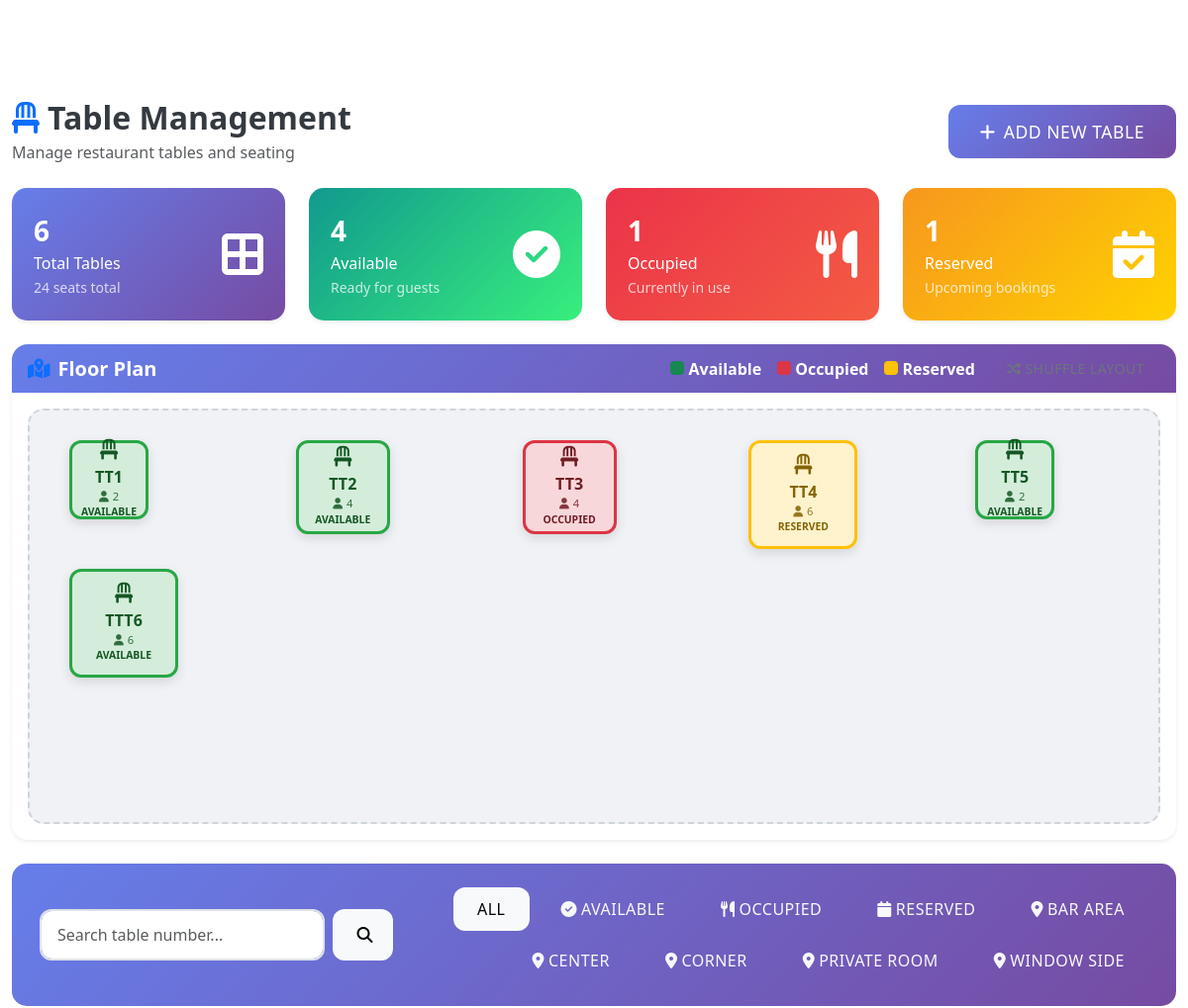
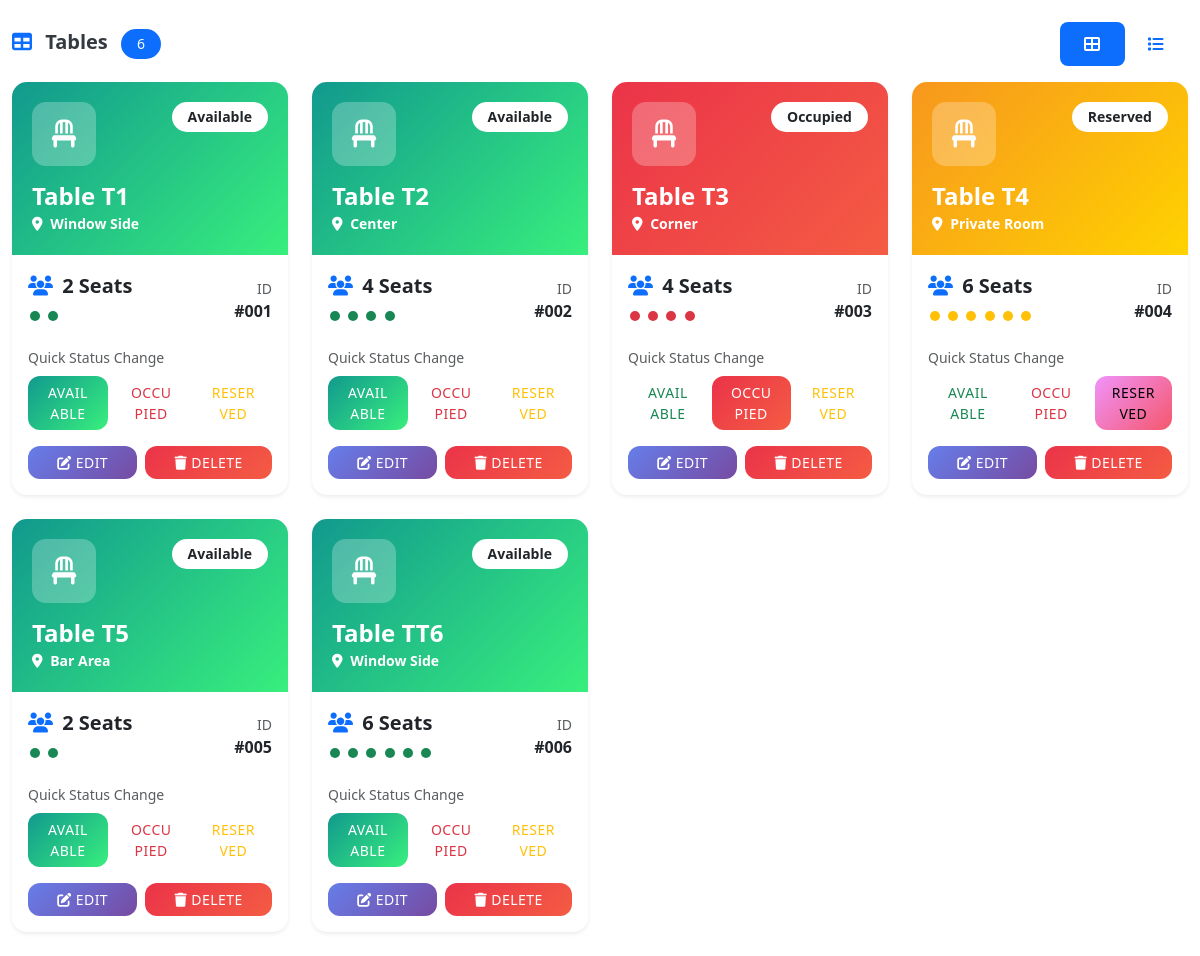
The page /admin/table_management.php (signed in) on the database its author committed (2 pictures, top to bottom).
### tables this page shows
CREATE TABLE `restaurant_tables` (
  `table_id` int(11) NOT NULL,
  `table_number` varchar(10) NOT NULL,
  `seating_capacity` int(11) NOT NULL,
  `status` enum('available','occupied','reserved') DEFAULT 'available',
  `location` varchar(50) DEFAULT NULL
);

### admin/table_management.php (the view, shortened to what this page needs)
<?php
try {
    $database = new Database();
    $db       = $database->connect();
    $filter_status   = $_GET['status']   ?? 'all';
    $filter_location = $_GET['location'] ?? 'all';
    $search_query    = $_GET['search']   ?? '';
    $query = "SELECT * FROM restaurant_tables WHERE 1=1";
    $query .= " ORDER BY table_number";
    $stmt = $db->prepare($query);
    $stmt->execute();
    $tables = $stmt->fetchAll(PDO::FETCH_ASSOC);
    $stats = $db->query(
        "SELECT
            COUNT(*) as total,
            SUM(CASE WHEN status='available' THEN 1 ELSE 0 END) as available,
            SUM(CASE WHEN status='occupied'  THEN 1 ELSE 0 END) as occupied,
            SUM(CASE WHEN status='reserved'  THEN 1 ELSE 0 END) as reserved,
            SUM(seating_capacity) as total_seats
         FROM restaurant_tables"
    )->fetch(PDO::FETCH_ASSOC);
    $locations = $db->query(
        "SELECT DISTINCT location FROM restaurant_tables WHERE location != '' ORDER BY location"
    )->fetchAll(PDO::FETCH_COLUMN);
} catch (PDOException $e) {
    $error_message = 'Database error: ' . $e->getMessage();
    $tables = $all_tables = [];
    $stats = ['total'=>0,'available'=>0,'occupied'=>0,'reserved'=>0,'total_seats'=>0];
    $locations = [];
}
?>
<!DOCTYPE html>
<html lang="en">
<head>
    <link href="https://cdn.jsdelivr.net/npm/bootstrap@5.3.0/dist/css/bootstrap.min.css" rel="stylesheet">
    <link rel="stylesheet" href="https://cdnjs.cloudflare.com/ajax/libs/font-awesome/6.4.0/css/all.min.css">
    <link rel="stylesheet" href="../assets/css/style.css">
</head>
<body>
<div class="container-fluid py-4">
    <div class="d-flex justify-content-between align-items-center mb-4">
        <div>
            <h2 class="mb-1">
                <i class="fas fa-chair text-primary me-2"></i>Table Management
            </h2>
            <p class="text-muted mb-0">Manage restaurant tables and seating</p>
        </div>
        <button class="btn btn-primary btn-lg" data-bs-toggle="modal" data-bs-target="#addTableModal">
            <i class="fas fa-plus me-2"></i>Add New Table
        </button>
    </div>
    <div class="row g-4 mb-4">
        <div class="col-lg-3 col-md-6">
            <div class="card stat-card shadow-sm text-white" style="background:linear-gradient(135deg,#667eea,#764ba2)">
                <div class="d-flex justify-content-between align-items-center">
                    <div>
                        <div class="fs-3 fw-bold"><?php echo $stats['total']; ?></div>
                        <div class="opacity-90">Total Tables</div>
                        <small class="opacity-75"><?php echo $stats['total_seats']; ?> seats total</small>
                    </div>
                    <i class="fas fa-border-all fa-3x opacity-40"></i>
                </div>
            </div>
        </div>
        <div class="col-lg-3 col-md-6">
            <div class="card stat-card shadow-sm text-white" style="background:linear-gradient(135deg,#11998e,#38ef7d)">
                <div class="d-flex justify-content-between align-items-center">
                    <div>
                        <div class="fs-3 fw-bold"><?php echo $stats['available']; ?></div>
                        <div class="opacity-90">Available</div>
                        <small class="opacity-75">Ready for guests</small>
                    </div>
                    <i class="fas fa-check-circle fa-3x opacity-40"></i>
                </div>
            </div>
        </div>
        <div class="col-lg-3 col-md-6">
            <div class="card stat-card shadow-sm text-white" style="background:linear-gradient(135deg,#eb3349,#f45c43)">
                <div class="d-flex justify-content-between align-items-center">
                    <div>
                        <div class="fs-3 fw-bold"><?php echo $stats['occupied']; ?></div>
                        <div class="opacity-90">Occupied</div>
                        <small class="opacity-75">Currently in use</small>
                    </div>
                    <i class="fas fa-utensils fa-3x opacity-40"></i>
                </div>
            </div>
        </div>
        <div class="col-lg-3 col-md-6">
            <div class="card stat-card shadow-sm text-white" style="background:linear-gradient(135deg,#f7971e,#ffd200)">
                <div class="d-flex justify-content-between align-items-center">
                    <div>
                        <div class="fs-3 fw-bold"><?php echo $stats['reserved']; ?></div>
                        <div class="opacity-90">Reserved</div>
                        <small class="opacity-75">Upcoming bookings</small>
                    </div>
                    <i class="fas fa-calendar-check fa-3x opacity-40"></i>
                </div>
            </div>
        </div>
    </div>
    <div class="card shadow-sm mb-4">
        <div class="card-header bg-white d-flex justify-content-between align-items-center">
            <h5 class="mb-0"><i class="fas fa-map-marked-alt text-primary me-2"></i>Floor Plan</h5>
            <div class="d-flex gap-3 align-items-center">
                <span><span class="legend-dot bg-success me-1"></span>Available</span>
                <span><span class="legend-dot bg-danger me-1"></span>Occupied</span>
                <span><span class="legend-dot bg-warning me-1"></span>Reserved</span>
                <button class="btn btn-sm btn-outline-secondary" onclick="randomizeFloor()">
                    <i class="fas fa-random me-1"></i>Shuffle Layout
                </button>
            </div>
        </div>
        <div class="card-body">
            <div id="floorPlan"></div>
        </div>
    </div>
    <div class="filter-bar mb-4">
        <div class="row align-items-center">
            <div class="col-md-4 mb-3 mb-md-0">
                <form method="GET" class="d-flex">
                    <input type="text" name="search" class="form-control me-2"
                           placeholder="Search table number..."
                           value="<?php echo htmlspecialchars($search_query); ?>">
                    <button type="submit" class="btn btn-light">
                        <i class="fas fa-search"></i>
                    </button>
                </form>
            </div>
            <div class="col-md-8">
                <div class="d-flex gap-2 flex-wrap justify-content-md-end">
                    <a href="?" class="btn <?php echo ($filter_status=='all' && $filter_location=='all') ? 'btn-light' : 'btn-outline-light'; ?>">All</a>
                    <a href="?status=available" class="btn <?php echo $filter_status=='available' ? 'btn-light' : 'btn-outline-light'; ?>"><i class="fas fa-check-circle me-1"></i>Available</a>
                    <a href="?status=occupied"  class="btn <?php echo $filter_status=='occupied'  ? 'btn-light' : 'btn-outline-light'; ?>"><i class="fas fa-utensils me-1"></i>Occupied</a>
                    <a href="?status=reserved"  class="btn <?php echo $filter_status=='reserved'  ? 'btn-light' : 'btn-outline-light'; ?>"><i class="fas fa-calendar me-1"></i>Reserved</a>
                    <?php foreach($locations as $loc): ?>
                    <a href="?location=<?php echo urlencode($loc); ?>"
                       class="btn <?php echo $filter_location==$loc ? 'btn-light' : 'btn-outline-light'; ?>">
                        <i class="fas fa-map-marker-alt me-1"></i><?php echo htmlspecialchars($loc); ?>
                    </a>
                    <?php endforeach; ?>
                </div>
            </div>
        </div>
    </div>
    <div class="d-flex justify-content-between align-items-center mb-3">
        <h5 class="mb-0">
            <i class="fas fa-table text-primary me-2"></i>
            Tables
            <span class="badge bg-primary ms-2"><?php echo count($tables); ?></span>
        </h5>
        <div class="view-toggle btn-group">
            <button class="btn btn-outline-primary active" id="btnGrid" onclick="setView('grid')">
                <i class="fas fa-th-large"></i>
            </button>
            <button class="btn btn-outline-primary" id="btnList" onclick="setView('list')">
                <i class="fas fa-list"></i>
            </button>
        </div>
    </div>
    <div id="gridView">
        <div class="row g-4">
        <?php if (!empty($tables)): ?>
            <?php foreach($tables as $t):
                $grad = $t['status']=='available'
                    ? 'linear-gradient(135deg,#11998e,#38ef7d)'
                    : ($t['status']=='occupied'
                        ? 'linear-gradient(135deg,#eb3349,#f45c43)'
                        : 'linear-gradient(135deg,#f7971e,#ffd200)');
            ?>
            <div class="col-xl-3 col-lg-4 col-md-6">
                <div class="card table-card shadow-sm">
                    <div class="card-header text-white" style="background:<?php echo $grad; ?>">
                        <div class="d-flex justify-content-between align-items-start">
                            <div class="table-icon">
                                <i class="fas fa-chair"></i>
                            </div>
                            <span class="badge bg-white text-dark px-3 py-2 rounded-pill fw-semibold">
                                <?php echo ucfirst($t['status']); ?>
                            </span>
                        </div>
                        <h4 class="mt-3 mb-0 fw-bold">Table <?php echo htmlspecialchars($t['table_number']); ?></h4>
                        <small class="opacity-90">
                            <i class="fas fa-map-marker-alt me-1"></i>
                            <?php echo htmlspecialchars($t['location'] ?: 'No location'); ?>
                        </small>
                    </div>
                    <div class="card-body">
                        <div class="d-flex justify-content-between align-items-center mb-3">
                            <div>
                                <div class="fw-bold fs-5">
                                    <i class="fas fa-users text-primary me-1"></i>
                                    <?php echo $t['seating_capacity']; ?> Seats
                                </div>
                                <div class="mt-1">
                                    <?php for($i=0;$i<min($t['seating_capacity'],8);$i++): ?>
                                    <span class="seat-dot <?php echo $t['status']=='occupied' ? 'bg-danger' : ($t['status']=='reserved' ? 'bg-warning' : 'bg-success'); ?>"></span>
                                    <?php endfor; ?>
                                </div>
                            </div>
                            <div class="text-end">
                                <div class="text-muted small">ID</div>
                                <div class="fw-bold">#<?php echo str_pad($t['table_id'],3,'0',STR_PAD_LEFT); ?></div>
                            </div>
                        </div>
                        <div class="mb-3">
                            <label class="form-label small text-muted">Quick Status Change</label>
                            <form method="POST" class="d-flex gap-1">
                                <?php foreach(['available','occupied','reserved'] as $s):
                                    $active = $t['status']==$s;
                                    $cls = $s=='available' ? 'success' : ($s=='occupied' ? 'danger' : 'warning');
                                ?>
                                <button type="submit" name="update_status"
                                        value="1"
                                        onclick="document.querySelector('input[name=new_status]').value='<?php echo $s; ?>'"
                                        class="btn btn-sm <?php echo $active ? "btn-{$cls}" : "btn-outline-{$cls}"; ?> flex-fill">
                                    <?php echo ucfirst($s); ?>
                                </button>
                                <?php endforeach; ?>
                            </form>
                        </div>
                        <div class="d-flex gap-2">
                            <button class="btn btn-primary btn-sm flex-fill"
                                    onclick='editTable(<?php echo json_encode($t); ?>)'>
                                <i class="fas fa-edit me-1"></i>Edit
                            </button>
                            <button class="btn btn-danger btn-sm flex-fill"
                                    onclick="deleteTable(<?php echo $t['table_id']; ?>, '<?php echo htmlspecialchars($t['table_number']); ?>')">
                                <i class="fas fa-trash me-1"></i>Delete
                            </button>
                        </div>
                    </div>
                </div>
            </div>
            <?php endforeach; ?>
        <?php endif; ?>
        </div>
    </div>
</div>
</body>
</html>

### rows shown on the page
restaurant_tables: status "Available", table_number "T1", location "Window Side", seating_capacity "2", table_id "001", s "AVAILABLE", s "OCCUPIED", s "RESERVED"
restaurant_tables: status "Available", table_number "T2", location "Center", seating_capacity "4", table_id "002", s "AVAILABLE", s "OCCUPIED", s "RESERVED"
restaurant_tables: status "Occupied", table_number "T3", location "Corner", seating_capacity "4", table_id "003", s "AVAILABLE", s "OCCUPIED", s "RESERVED"
restaurant_tables: status "Reserved", table_number "T4", location "Private Room", seating_capacity "6", table_id "004", s "AVAILABLE", s "OCCUPIED", s "RESERVED"
restaurant_tables: status "Available", table_number "T5", location "Bar Area", seating_capacity "2", table_id "005", s "AVAILABLE", s "OCCUPIED", s "RESERVED"
restaurant_tables: status "Available", table_number "TT6", location "Window Side", seating_capacity "6", table_id "006", s "AVAILABLE", s "OCCUPIED", s "RESERVED"

### other values the page prints
$stats['total'] "6"
$stats['total_seats'] "24"
$stats['available'] "4"
$stats['occupied'] "1"
$stats['reserved'] "1"
$loc "BAR AREA"
$loc "CENTER"
$loc "CORNER"
$loc "PRIVATE ROOM"
$loc "WINDOW SIDE"
count($tables) "6"
